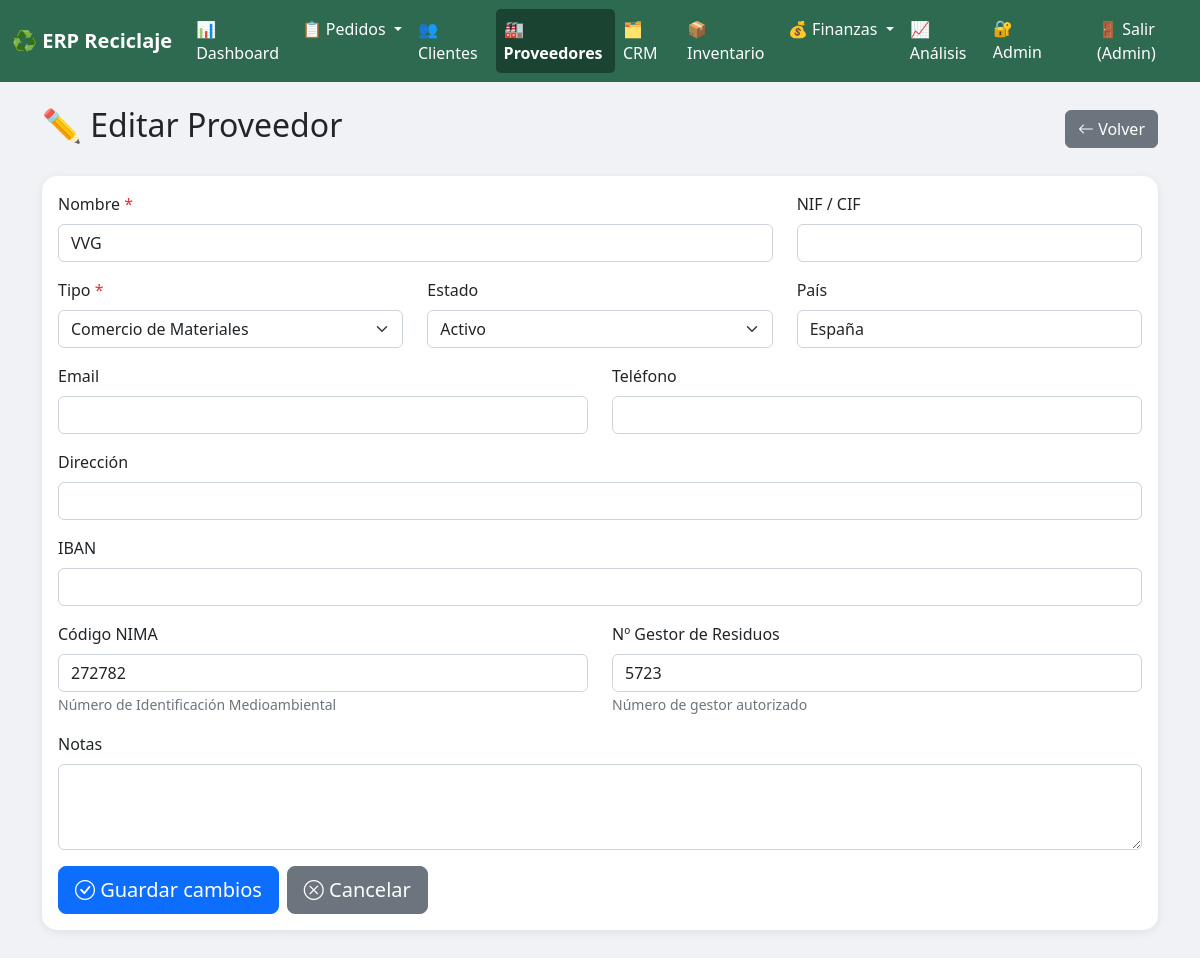
Page /proveedores/1/editar/ (signed in) on the committed database.
### proveedores/models.py (models this page shows, shortened)
class Proveedor(models.Model):
    TIPO_PROVEEDOR = [
        ('COMERCIO_MATERIALES', 'Comercio de Materiales'),
        ('SERVICIOS_PROFESIONALES', 'Servicios Profesionales'),
        ('SUMINISTROS', 'Suministros'),
        ('RENTA_PARKING', 'Renta Parking'),
        ('TRANSPORTE', 'Transporte'),
        ('MANTENIMIENTO', 'Mantenimiento'),
        ('IMPUESTOS', 'Impuestos'),
        ('OTROS', 'Otros'),
    ]
    ESTADO_CHOICES = [
        ('ACTIVO', 'Activo'),
        ('INACTIVO', 'Inactivo'),
    ]
    nombre = models.CharField(max_length=200)
    nif = models.CharField(max_length=20, blank=True)
    pais = models.CharField(max_length=100, default='España')
    email = models.EmailField(blank=True)
    telefono = models.CharField(max_length=50, blank=True)
    direccion = models.CharField(max_length=300, blank=True)
    codigo_nima = models.CharField(max_length=50, blank=True,verbose_name="Código NIMA")
    numero_gestor = models.CharField(max_length=50, blank=True,verbose_name="Nº Gestor de Residuos")
    tipo = models.CharField(max_length=80, choices=TIPO_PROVEEDOR, default='MATERIAL')
    estado = models.CharField(max_length=20, choices=ESTADO_CHOICES, default='ACTIVO')
    iban = models.CharField(max_length=50, blank=True)
    notas = models.TextField(blank=True)
    fecha_registro = models.DateTimeField(auto_now_add=True)
    class Meta:
        verbose_name = "Proveedor"
        verbose_name_plural = "Proveedores"
        ordering = ['nombre']

### proveedores/views.py (the view, shortened to what this page needs)
# urls.py: path('<int:proveedor_id>/editar/', views.editar_proveedor, name='editar_proveedor'),
@login_required
def editar_proveedor(request, proveedor_id):
    proveedor = get_object_or_404(Proveedor, id=proveedor_id)
    context = {
        'proveedor': proveedor,
        'tipos': Proveedor.TIPO_PROVEEDOR,
        'estados': Proveedor.ESTADO_CHOICES,
    }
    return render(request, 'proveedores/editar_proveedor.html', context)

### proveedores/templates/proveedores/editar_proveedor.html (shortened to what this page needs)
{% extends 'base.html' %}
{% block content %}
<div class="d-flex justify-content-between align-items-center mb-4">
    <h2>✏️ Editar Proveedor</h2>
    <a href="{% url 'lista_proveedores' %}" class="btn btn-secondary">
        <i class="bi bi-arrow-left"></i> Volver
    </a>
</div>
<div class="card card-custom">
    <div class="card-body">
        <form method="POST">
            <div class="row">
                <div class="col-md-8 mb-3">
                    <label class="form-label">Nombre <span class="text-danger">*</span></label>
                    <input type="text" name="nombre" class="form-control" required value="{{ proveedor.nombre }}">
                </div>
                <div class="col-md-4 mb-3">
                    <label class="form-label">NIF / CIF</label>
                    <input type="text" name="nif" class="form-control" value="{{ proveedor.nif }}">
                </div>
            </div>
            <div class="row">
                <div class="col-md-4 mb-3">
                    <label class="form-label">Tipo <span class="text-danger">*</span></label>
                    <select name="tipo" class="form-select" required>
                        {% for codigo, nombre in tipos %}
                        <option value="{{ codigo }}" {% if proveedor.tipo == codigo %}selected{% endif %}>{{ nombre }}</option>
                        {% endfor %}
                    </select>
                </div>
                <div class="col-md-4 mb-3">
                    <label class="form-label">Estado</label>
                    <select name="estado" class="form-select">
                        {% for codigo, nombre in estados %}
                        <option value="{{ codigo }}" {% if proveedor.estado == codigo %}selected{% endif %}>{{ nombre }}</option>
                        {% endfor %}
                    </select>
                </div>
                <div class="col-md-4 mb-3">
                    <label class="form-label">País</label>
                    <input type="text" name="pais" class="form-control" value="{{ proveedor.pais }}">
                </div>
            </div>
            <div class="row">
                <div class="col-md-6 mb-3">
                    <label class="form-label">Email</label>
                    <input type="email" name="email" class="form-control" value="{{ proveedor.email }}">
                </div>
                <div class="col-md-6 mb-3">
                    <label class="form-label">Teléfono</label>
                    <input type="text" name="telefono" class="form-control" value="{{ proveedor.telefono }}">
                </div>
            </div>
            <div class="row">
                <div class="col-md-12 mb-3">
                    <label class="form-label">Dirección</label>
                    <input type="text" name="direccion" class="form-control" value="{{ proveedor.direccion }}">
                </div>
            </div>
            <div class="row">
                <div class="col-md-12 mb-3">
                    <label class="form-label">IBAN</label>
                    <input type="text" name="iban" class="form-control" value="{{ proveedor.iban }}">
                </div>
            </div>
            <div class="row">
                <div class="col-md-6 mb-3">
                    <label class="form-label">Código NIMA</label>
                    <input type="text" name="codigo_nima" class="form-control"
                           value="{{ proveedor.codigo_nima|default:'' }}"
                           placeholder="Ej: 1234567890">
                    <small class="text-muted">Número de Identificación Medioambiental</small>
                </div>
                <div class="col-md-6 mb-3">
                    <label class="form-label">Nº Gestor de Residuos</label>
                    <input type="text" name="numero_gestor" class="form-control"
                           value="{{ proveedor.numero_gestor|default:'' }}"
                           placeholder="Ej: G-12345">
                    <small class="text-muted">Número de gestor autorizado</small>
                </div>
            </div>
            <div class="mb-3">
                <label class="form-label">Notas</label>
                <textarea name="notas" class="form-control" rows="3">{{ proveedor.notas }}</textarea>
            </div>
            <div class="d-flex gap-2">
                <button type="submit" class="btn btn-primary btn-lg">
                    <i class="bi bi-check-circle"></i> Guardar cambios
                </button>
                <a href="{% url 'lista_proveedores' %}" class="btn btn-secondary btn-lg">
                    <i class="bi bi-x-circle"></i> Cancelar
                </a>
            </div>
        </form>
    </div>
</div>
{% endblock %}

### templates/base.html (shortened to what this page needs)
<!DOCTYPE html>
<html lang="es">
<head>
    <link href="/static/css/bootstrap.min.css" rel="stylesheet">
    <link href="/static/css/bootstrap-icons.css" rel="stylesheet">
</head>
<body>
    <nav class="navbar navbar-expand-lg navbar-custom">
        <div class="container-fluid">
            <a class="navbar-brand text-white fw-bold" href="/">♻️ ERP Reciclaje</a>
            <div class="collapse navbar-collapse" id="menuPrincipal">
                <ul class="navbar-nav me-auto">
                    <li class="nav-item">
                        <a class="nav-link {% if request.path == '/' %}active{% endif %}" href="/">📊 Dashboard</a>
                    </li>
                    <li class="nav-item dropdown">
                        <a class="nav-link dropdown-toggle {% if '/pedidos/' in request.path %}active{% endif %}" href="#" data-bs-toggle="dropdown">
                            📋 Pedidos
                        </a>
                    </li>
                    <li class="nav-item">
                        <a class="nav-link {% if '/clientes/' in request.path %}active{% endif %}" href="/clientes/">👥 Clientes</a>
                    </li>
                    <li class="nav-item">
                        <a class="nav-link {% if '/proveedores/' in request.path %}active{% endif %}" href="{% url 'lista_proveedores' %}">🏭 Proveedores</a>
                    </li>
                    <li class="nav-item">
                        <a class="nav-link {% if '/crm/' in request.path %}active{% endif %}" href="/crm/">🗂️ CRM</a>
                    </li>
                    <li class="nav-item">
                        <a class="nav-link {% if '/inventario/' in request.path %}active{% endif %}" href="/inventario/">📦 Inventario</a>
                    </li>
                    <li class="nav-item dropdown">
                        <a class="nav-link dropdown-toggle {% if '/finanzas/' in request.path %}active{% endif %}" href="#" data-bs-toggle="dropdown">
                            💰 Finanzas
                        </a>
                    </li>
                    <li class="nav-item">
                        <a class="nav-link {% if '/analisis/' in request.path %}active{% endif %}" href="/analisis/">📈 Análisis</a>
                    </li>
                </ul>
                <ul class="navbar-nav">
                    <li class="nav-item">
                        <a class="nav-link" href="/admin/" target="_blank">🔐 Admin</a>
                    </li>
                    {% if user.is_authenticated %}
                    <li class="nav-item">
                        <form method="POST" action="{% url 'logout' %}" style="display:inline;">
                            <button type="submit" class="nav-link btn btn-link" style="color: white; text-decoration: none;">
                                🚪 Salir ({{ user.username }})
                            </button>
                        </form>
                    </li>
                    {% endif %}
                </ul>
            </div>
        </div>
    </nav>
    <div class="container mt-4 mb-5">
        {% block content %}{% endblock %}
    </div>
</body>
</html>

### templates/base.html (style rules this page uses)
body { background: #f0f2f5; }
.navbar-custom { background: #2d6a4f; }
.navbar-custom .nav-link { color: white !important; }
.navbar-custom .nav-link.active { background: #1b4332; border-radius: 5px; font-weight: bold; }
.card-custom { border-radius: 15px; box-shadow: 0 2px 10px rgba(0,0,0,0.08); border: none; }

### rows in the picture
Proveedor: nombre "VVG", estado "Activo", pais "España", codigo_nima "272782", numero_gestor "5723"

### other values in the picture
{{ user.username }} "Admin"
form field tipo "Comercio de Materiales"
